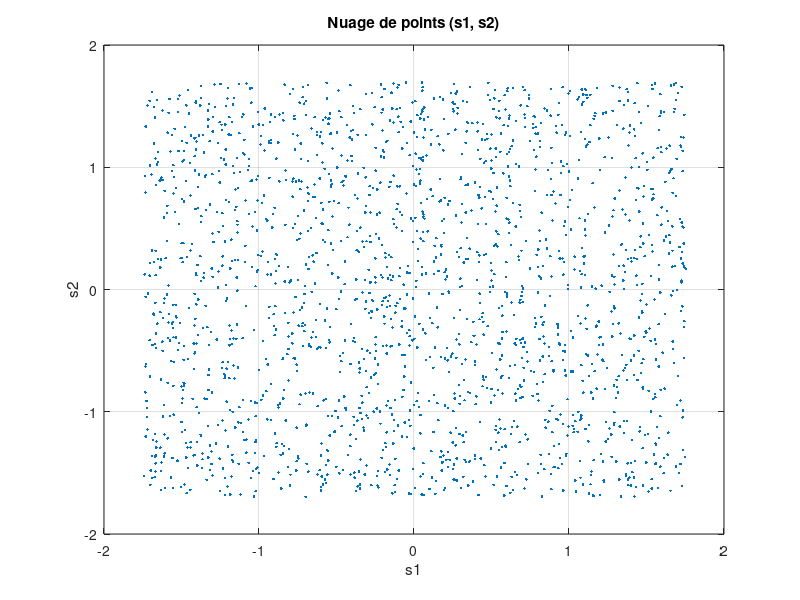
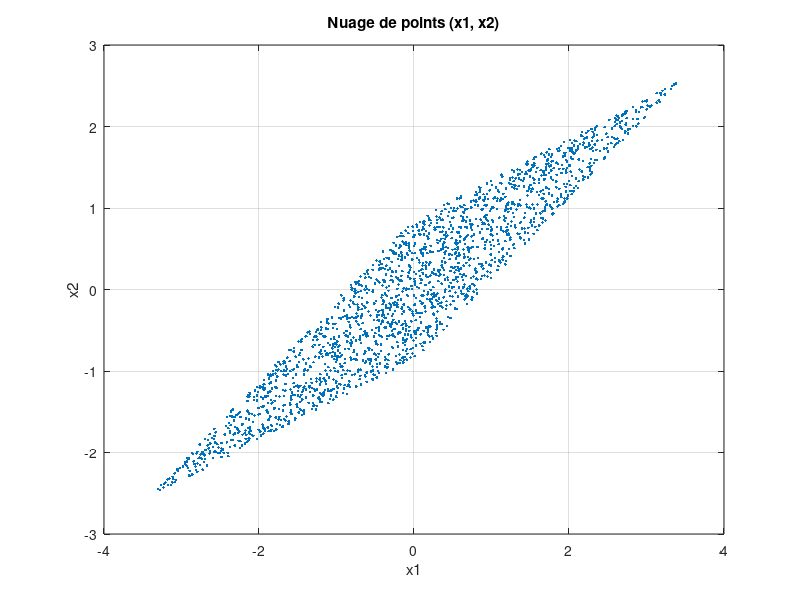
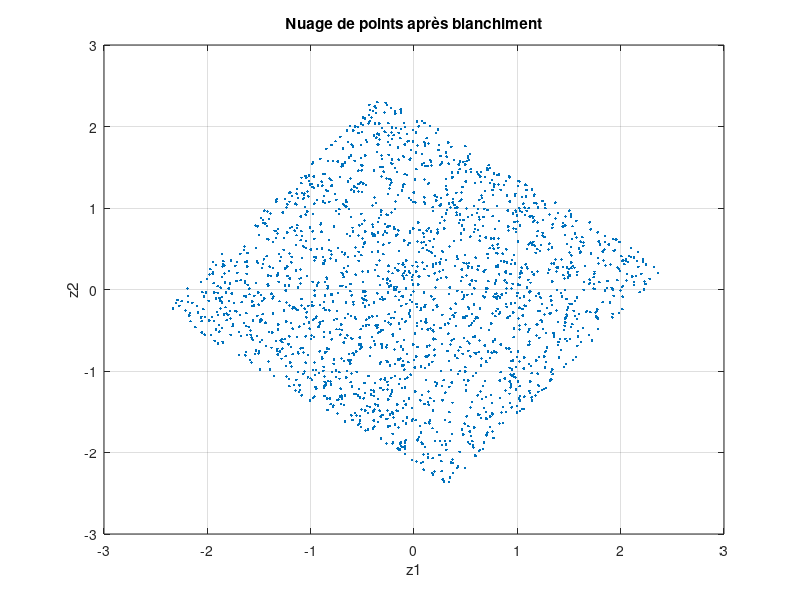
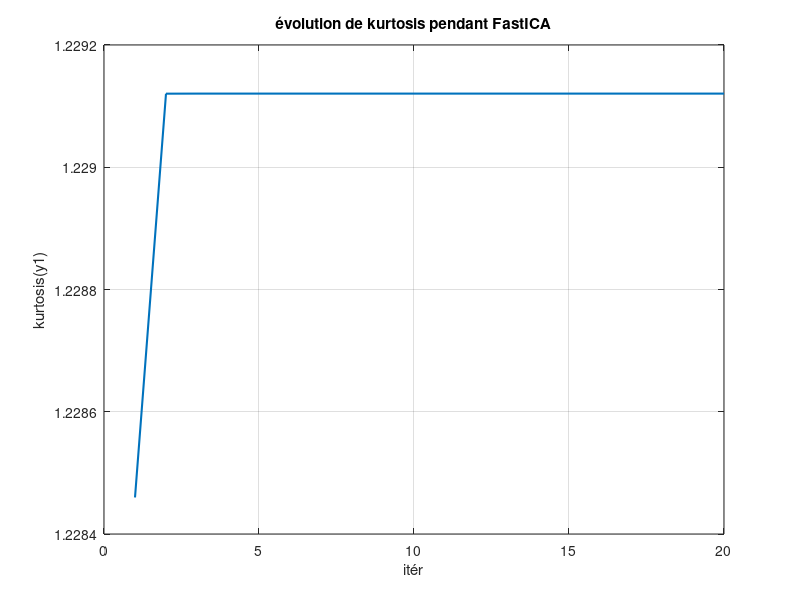

The MATLAB script that drew these images, in order: (Note: this script raises an error after producing the figures.)
clear; 
close all; 
clc;

%% Q1

rand('seed', 1);        
N = 2000;
s1 = rand(1, N);
s2 = rand(1, N);

%% Q2

%centrage
s1 = s1 - mean(s1);
s2 = s2 - mean(s2);

%puissance unitaire
s1 = s1 / sqrt(mean(s1.^2));
s2 = s2 / sqrt(mean(s2.^2));

% vérification 
mean(s1); mean(s2); mean(s1.^2); mean(s2.^2)

%% Q3

R = corrcoef(s1, s2);
rho_s = R(1,2)

%% Q4

figure;
plot(s1, s2, '.');
xlabel('s1'); ylabel('s2'); grid on;
title('Nuage de points (s1, s2)');

%% Q5

A = [1 1;
     0.5 1];

S = [s1; s2];   % matrice 2 x 2000
X = A * S;      % mélange

% récupération des observations
x1 = X(1,:);
x2 = X(2,:);

size(X)

%% Q6

Rxx = corrcoef(x1, x2);
rho_x = Rxx(1,2)

figure;
plot(x1, x2, '.');
xlabel('x1'); ylabel('x2'); grid on;
title('Nuage de points (x1, x2)');

%%  II. Blanchiment

% Q1

% vecteur des observations
X = [x1; x2];   
% matrice de covariance de X
Rx = cov(X.'); 
% décomposition en valeurs propres
[E, D] = eig(Rx); % (document Matlab --> e = eig( A ) renvoie un vecteur colonne contenant les valeurs propres de la matrice carrée A)
% Construire la matrice de blanchiment M
M = sqrt(inv(D)) * E';
% Calculer les signaux blanchis
Z = M * X;    
z1 = Z(1,:);
z2 = Z(2,:);

%% Q2 : Vérification (corrélation + variance) et nuage de points

Rzz = corrcoef(z1, z2);
rho_z = Rzz(1,2)

var(z1); var(z2)

figure;
plot(z1, z2, '.');
xlabel('z1'); ylabel('z2'); grid on;
title('Nuage de points après blanchiment');

%% III. Estimation des sources

% Q2
N = size(Z,2);  % Z:signaux blanchi

% initialisation de w avec randn
randn('seed',1);
w = randn(2,1);
w = w / norm(w);   % normalisation

% pour stocker kurtosis
kurt_abs = zeros(20,1);

for k = 1:20
    
    % projection
    y = w' * Z;   % y1(t)

    % calcul du kurtosis
    kurt = mean(y.^4) - 3*(mean(y.^2))^2;
    kurt_abs(k) = abs(kurt);

    % mise à jour de w 
    w = (Z * (y'.^3))/N - 3*w;

    % normalisation
    w = w / norm(w);
end

% source estimé
y1 = w' * Z;

%% Q3
figure;
plot(kurt_abs, 'LineWidth', 1.5);
grid on;
xlabel('itér'); ylabel('kurtosis(y1)');
title('évolution de kurtosis pendant FastICA');

%% Q4

figure;
subplot(3,1,1);
plot(s1); grid on; title('Source originale s1');

subplot(3,1,2);
plot(s2); grid on; title('Source originale s2');

subplot(3,1,3);
plot(y1); grid on; title('Source estimée y1');

% vérification numérique
r1 = corrcoef(y1, s1);
r2 = corrcoef(y1, s2);
corr_y1_s1 = r1(1,2)
corr_y1_s2 = r2(1,2)

%% Q7

% w1 
w1 = w;

% calcul de alpha
alpha = atan( -w1(1) / w1(2) );

% construction de w2
w2 = [cos(alpha); sin(alpha)];

% deuxième source estimée
y2 = w2' * Z;   % 1xN

figure;
subplot(3,1,1); plot(s1); grid on; title('s1(t)');
subplot(3,1,2); plot(s2); grid on; title('s2(t)');
subplot(3,1,3); plot(y2); grid on; title('y2(t) (estimée)');

% corrélations
c21 = corrcoef(y2, s1); corr_y2_s1 = c21(1,2)
c22 = corrcoef(y2, s2); corr_y2_s2 = c22(1,2)

%% Q8

Ryy = corrcoef(y1, y2);
rho_y = Ryy(1,2)

figure;
plot(y1, y2, '.');
xlabel('y1'); ylabel('y2'); grid on;
title('nuage de points (y1, y2)');

%% IV. Mesure de performances de l'algorithme

% Q2 Calcul du RSI

% normalisation puissance unitaire
s1n = s1 / sqrt(mean(s1.^2));
s2n = s2 / sqrt(mean(s2.^2));
y1n = y1 / sqrt(mean(y1.^2));
y2n = y2 / sqrt(mean(y2.^2));

% correction du signe (car corr_y2_s2 ≈ -1)
s1_est = y1n;
s2_est = -y2n;

% calcul RSI
RSI1 = 10*log10( mean(s1n.^2) / mean((s1n - s1_est).^2) );
RSI2 = 10*log10( mean(s2n.^2) / mean((s2n - s2_est).^2) );

RSI = (RSI1 + RSI2)/2;

RSI1
RSI2
RSI

%%
clear; close all; clc;

%% V. Tests avec d'autres signaux

% Q1

% 1) génération des sources (gaussiennes)
randn('seed', 1);
N = 2000;
s1 = randn(1, N);
s2 = randn(1, N);

% 2) centrage + puissance unitaire
s1 = s1 - mean(s1);
s2 = s2 - mean(s2);

s1 = s1 / sqrt(mean(s1.^2));
s2 = s2 / sqrt(mean(s2.^2));

% 3) Corrélation des sources
R = corrcoef(s1, s2);
rho_s = R(1,2)

% 4) Nuage de points (s1,s2)
figure;
plot(s1, s2, '.'); grid on;
xlabel('s1'); ylabel('s2');
title('nuage de points (s1, s2) - "sources gaussiennes"');

% 5) Mélange
A = [1 1; 0.5 1];
S = [s1; s2];
X = A * S;
x1 = X(1,:);
x2 = X(2,:);

% 6) Corrélation des observations
Rxx = corrcoef(x1, x2);
rho_x = Rxx(1,2)

figure;
plot(x1, x2, '.'); grid on;
xlabel('x1'); ylabel('x2');
title('Nuage de points (x1, x2) "mélanges gaussiens"');

% II) Blanchiment
X = [x1; x2];
Rx = cov(X.');
[E, D] = eig(Rx);

M = diag(1 ./ sqrt(diag(D))) * E';
Z = M * X;
z1 = Z(1,:);
z2 = Z(2,:);

% Vérification blanchiment
Rzz = corrcoef(z1, z2);
rho_z = Rzz(1,2)

var_z1 = var(z1)
var_z2 = var(z2)

figure;
plot(z1, z2, '.'); grid on;
xlabel('z1'); ylabel('z2');
title('Nuage de points (z1, z2) "après blanchiment (gaussien)"');

% III) FastICA (kurtosis) - estimation y1
randn('seed', 1);
w = randn(2,1);
w = w / norm(w);

nb_iter = 20;
kurt_abs = zeros(nb_iter,1);

for k = 1:nb_iter
    
    y = w' * Z;  % projection
    
    % kurtosis "excess"
    kurt_val = mean(y.^4) - 3*(mean(y.^2))^2;
    kurt_abs(k) = abs(kurt_val);
    
    % mise à jour point fixe
    w = (Z * (y'.^3))/N - 3*w;
    w = w / norm(w);
end

y1 = w' * Z;

% Courbe du kurtosis
figure;
plot(kurt_abs, 'LineWidth', 1.5);
grid on;
xlabel('itération');
ylabel('kurtosis(y1)');
title('Évolution de kurtosis - "sources gaussiennes"');

% Comparaison y1 avec s1 et s2 (corrélations)
c1 = corrcoef(y1, s1); corr_y1_s1 = c1(1,2)
c2 = corrcoef(y1, s2); corr_y1_s2 = c2(1,2)

figure;
subplot(3,1,1); plot(s1); grid on; title('s1(t) gaussien');
subplot(3,1,2); plot(s2); grid on; title('s2(t) gaussien');
subplot(3,1,3); plot(y1); grid on; title('y1(t) estimé (FastICA)');

%% 
clear; close all; clc;

%% Q2 

% lire les deux fichiers audio
[x1, Fs] = audioread('audio_mix1.wav');
[x2, Fs2] = audioread('audio_mix2.wav');

% écouter les mélanges
soundsc(x1, Fs);
pause(length(x1)/Fs + 1);
soundsc(x2, Fs);
pause(length(x2)/Fs + 1);

% en matrice X
X = [x1.'; x2.'];   % 2 x N
X = X - mean(X,2);  % centrage
N = size(X,2);

% blanchiment
Rx = cov(X.');
[E,D] = eig(Rx);
M = diag(1./sqrt(diag(D))) * E';
Z = M * X;

% FastICA
randn('seed',1);
w = randn(2,1);
w = w / norm(w);

for k = 1:50
    y = w' * Z;
    w = (Z*(y'.^3))/N - 3*w;
    w = w / norm(w);
end

y1 = w' * Z;

% deuxième source (orthogonale)
w2 = [-w(2); w(1)];
y2 = w2' * Z;

% écouter les sources séparées
soundsc(y1.', Fs);
pause(length(y1)/Fs + 1);

soundsc(y2.', Fs);

%% Q3 Images avec FastICA

clear; close all; clc;

% 1) Lire les 2 images 
x1 = im2double(imread('image_mix1.bmp'));
x2 = im2double(imread('image_mix2.bmp'));

% 2) Afficher les mélanges
figure; imshow(x1, []); title('Image mélange 1');
figure; imshow(x2, []); title('Image mélange 2');

% 3) Mettre en matrice X (2 x Npixels)
[H,W] = size(x1);
X = [x1(:)'; x2(:)'];     % 2 x (H*W)
X = X - mean(X,2);        % centrage
N = size(X,2);

% 4) Blanchiment
Rx = cov(X.');
[E,D] = eig(Rx);
M = diag(1./sqrt(diag(D))) * E';
Z = M * X;

% 5) FastICA 
randn('seed',1);
w = randn(2,1);
w = w / norm(w);

for k = 1:50
    y = w' * Z;
    w = (Z*(y'.^3))/N - 3*w;
    w = w / norm(w);
end

y1 = w' * Z;

% 6) Deuxième source 
w2 = [-w(2); w(1)];
y2 = w2' * Z;

% 7) Remettre en image
im1 = reshape(y1, H, W);
im2 = reshape(y2, H, W);

% 8) Afficher les images séparées
figure; imshow(im1, []); title('Image séparée 1 (y1)');
figure; imshow(im2, []); title('Image séparée 2 (y2)');

%% VI. Séparation de plusieurs sources 

% Q2 : la fonction fastica_sym_kurtosis  

% Q3 : 3 sources, mélange avec A, séparation + comparaison + RSI

clear; close all; clc;

rand('seed',1);
N = 2000;

s1 = rand(1,N);
s2 = rand(1,N);
s3 = rand(1,N);

% centrage
s1 = s1 - mean(s1);
s2 = s2 - mean(s2);
s3 = s3 - mean(s3);

% puissance unitaire
s1 = s1 / sqrt(mean(s1.^2));
s2 = s2 / sqrt(mean(s2.^2));
s3 = s3 / sqrt(mean(s3.^2));

S = [s1; s2; s3];   % 3 x N

% mélange avec la matrice A donnée
A = [1 1 1;
     1 1 0.6;
     1 0.7 1];

X = A * S;          % 3 x N

% séparer avec la fonction FastICA symétrique
[Y, W] = fastica_sym_kurtosis(X, 50);   % Y : 3 x N
y1 = Y(1,:);
y2 = Y(2,:);
y3 = Y(3,:);

% comparaison visuellement
figure;
subplot(3,1,1); plot(s1); grid on; title('Source originale s1');
subplot(3,1,2); plot(s2); grid on; title('Source originale s2');
subplot(3,1,3); plot(s3); grid on; title('Source originale s3');

figure;
subplot(3,1,1); plot(y1); grid on; title('Source estimée y1');
subplot(3,1,2); plot(y2); grid on; title('Source estimée y2');
subplot(3,1,3); plot(y3); grid on; title('Source estimée y3');

%% calcul RSI

% normalisation puissance unitaire
Sn = S ./ sqrt(mean(S.^2,2));
Yn = Y ./ sqrt(mean(Y.^2,2));

% matrice des corrélations (3x3)
C = zeros(3,3);
for i = 1:3
    for j = 1:3
        tmp = corrcoef(Yn(i,:), Sn(j,:));
        C(i,j) = tmp(1,2);
    end
end
absC = abs(C)

% matching simple : on prend le max par ligne (suffisant ici)
[~, idx] = max(absC, [], 2);

% construire Shat dans le bon ordre des sources
Shat = zeros(3,N);
for i = 1:3
    j = idx(i);                 % source associée
    Shat(j,:) = sign(C(i,j)) * Yn(i,:);  % bon signe
end

% RSI pour chaque source
RSI1 = 10*log10( mean(Sn(1,:).^2) / mean((Sn(1,:) - Shat(1,:)).^2) );
RSI2 = 10*log10( mean(Sn(2,:).^2) / mean((Sn(2,:) - Shat(2,:)).^2) );
RSI3 = 10*log10( mean(Sn(3,:).^2) / mean((Sn(3,:) - Shat(3,:)).^2) );

RSI = (RSI1 + RSI2 + RSI3)/3;

RSI1, RSI2, RSI3, RSI

%% Q4 : séparation de 9 sources audio

clear; close all; clc;

[x1, Fs] = audioread('melange1.wav');
[x2, Fs] = audioread('melange2.wav');
[x3, Fs] = audioread('melange3.wav');
[x4, Fs] = audioread('melange4.wav');
[x5, Fs] = audioread('melange5.wav');
[x6, Fs] = audioread('melange6.wav');
[x7, Fs] = audioread('melange7.wav');
[x8, Fs] = audioread('melange8.wav');
[x9, Fs] = audioread('melange9.wav');

% construire la matrice X
X = [x1.'; x2.'; x3.'; x4.'; x5.'; x6.'; x7.'; x8.'; x9.'];
X = X - mean(X,2);   % centrage

% on applique FastICA symétrique
[Y, W] = fastica_sym_kurtosis(X, 100);   % 100 itérations

% écouter les sources séparées 
for i = 1:9
    yi = Y(i,:);
    yi = yi / max(abs(yi));   % normalisation pour écouter
    soundsc(yi.', Fs);
    pause(length(yi)/Fs + 1);
end